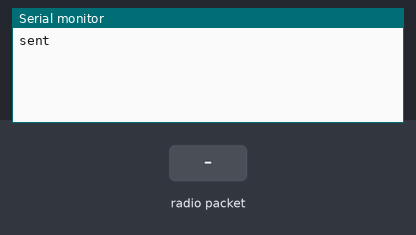
Bench run of a sketch on a simulated Arduino Uno, built with avr-gcc and run on an emulated ATmega328P. Shown: the last lines printed to the serial monitor. Inputs (shaded band) come from the test bench. No radio packets arrive unless stated.

Above: at 1.2 s.
1.3 s: radio packet "1" arrives
At 1.9 s:
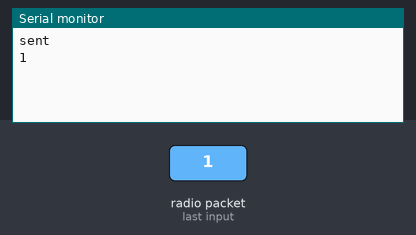
2.8 s: radio packet "0" arrives
At 2.96 s:
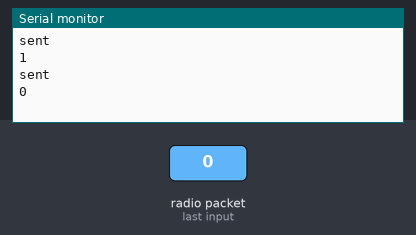
4.3 s: radio packet "2" arrives
At 4.9 s:
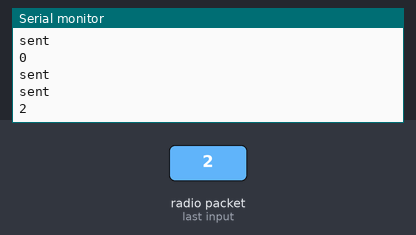

Measured:
- after the input at 1.3 s, the serial monitor: prints a new line at once (image 1)
- after the input at 2.8 s, the serial monitor: prints a new line at once (image 2)
- after the input at 4.3 s, the serial monitor: prints a new line at once (image 3)

The sketch:

RF_two_way.ino
```cpp
/*
  Arduino Wireless Communication Tutorial
        Example 1 - Receiver Code

  by Dejan Nedelkovski, www.HowToMechatronics.com

  Library: TMRh20/RF24, https://github.com/tmrh20/RF24/
*/
#include <SPI.h>
#include <nRF24L01.h>
#include <RF24.h>
RF24 radio(7, 8); // CE, CSN
const byte address[][6] = {"00001", "00002"};
unsigned long prevTime = 0;
void setup() {
  Serial.begin(9600);
  radio.begin();
  radio.openWritingPipe(address[0]);
  radio.openReadingPipe(1, address[1]);
  radio.setPALevel(RF24_PA_MIN);
}
void loop() {
  /* receiving RF from sender */
  radio.startListening();
  if (radio.available()){
    char text[32] = "";
    radio.read(&text, sizeof(text));
    Serial.println(text);
  }

  /* Sending RF to sender */
  if(millis() - prevTime >= 1000){
    prevTime = millis();
    radio.stopListening();
    char command[32] = "Hello World from Receiver";
    radio.write(&command, sizeof(command));
    Serial.println("sent");
  }
}
```
